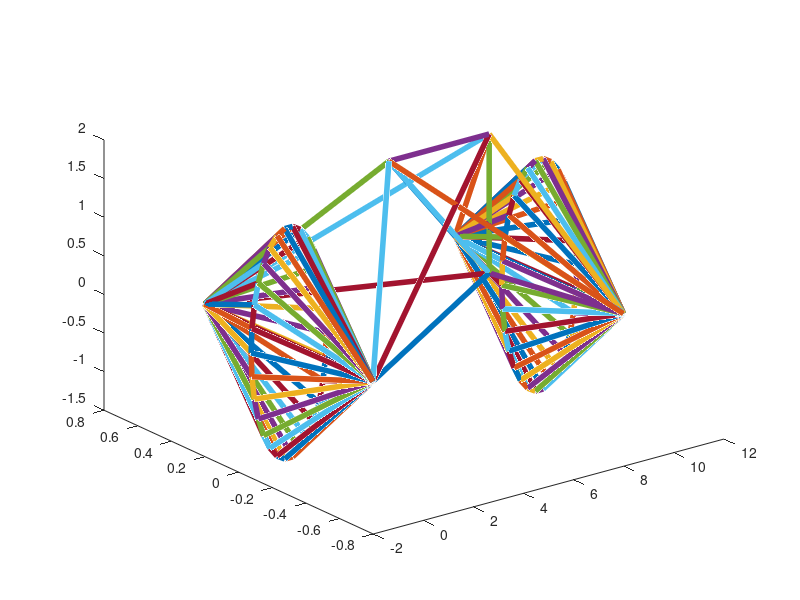

Source code (MATLAB): (Note: this script raises an error after producing the figure.)
close all; clear all; clc;
% building a bicycle

% physical parameters
L = 10;
LA = 4;
LBC = 2;
HAB = 2;
HC = 0.2;
n = 30; % number of nodes on rim
W = 1.0;
RW = 1.5;

% initialize arrays
num_nodes = 2*n + 7;
num_links = 6*n + 17;
jj = zeros(num_links,1);
kk = zeros(num_links,1);
X = zeros(num_nodes,3);

% making the nodes on the rims
for k = 1:n
    theta = 2*pi*k/n;
    X(k,:) = RW*[cos(theta), 0, sin(theta)];
    X(k+n,:) = X(k,:) + [L,0,0];
end

% naming indices for the different nodes
iA = 2*n + 1;
iB = 2*n + 2;
iC = 2*n + 3;
iD = 2*n + 4;
iDpr = 2*n + 5;
iE = 2*n + 6;
iEpr = 2*n + 7;

% setting the positions of the other nodes
X(iA,:) = [LA, 0, HAB];
X(iB,:) = [L-LBC, 0, HAB];
X(iC,:) = [L-LBC, 0, HC];
X(iD,:) = [0, -W/2, 0];
X(iDpr,:) = [0, W/2, 0];
X(iE,:) = [L, -W/2, 0];
X(iEpr,:) = [L, W/2, 0];

% naming indices for links
spokesD = 1:n;
spokesDpr = (n+1):2*n;
spokesE = (2*n+1):3*n;
spokesEpr = (3*n+1):4*n;
rimlinksD = (4*n+1):5*n;
rimlinksE = (5*n+1):6*n;
framelinks = (6*n+1):(6*n+15);
axels = (6*n+16):(6*n+17);

% links for spokes
jj(spokesD) = 1:n; kk(spokesD) = iD;
jj(spokesDpr) = 1:n; kk(spokesDpr) = iDpr;
jj(spokesE) = (n+1):2*n; kk(spokesE) = iE;
jj(spokesEpr) = (n+1):2*n; kk(spokesEpr) = iEpr;

% links for frame
jj(framelinks) = [iD iD iD iE iE iE iDpr iDpr iDpr iEpr iEpr iEpr iA iB iC];
kk(framelinks) = [iA iB iC iA iB iC iA iB iC iA iB iC iB iC iA];

% links for the rims
jj(rimlinksD) = [1:n]; kk(rimlinksD) = [2:n 1];
jj(rimlinksE) = [n+1:2*n]; kk(rimlinksE) = [n+2:2*n n+1];

% links for the axels
jj(axels) = [iD iE]; kk(axels) = [iDpr iEpr];

figure(1);
x = [X(jj,1) X(kk,1)];
y = [X(jj,2) X(kk,2)];
z = [X(jj,3) X(kk,3)];
plot3(x',y',z','linewidth',4)

% make a movie
v = VideoWriter('test');
open(v);
num_angles = 500;
frames(num_angles) = struct('cdata',[],'colormap',[]);
for tt = 1:num_angles
    angle = tt*360/num_angles;
    plot3(x',y',z','linewidth',4)
    axis equal
    view(angle, 30);
    frame = getframe(gcf);
    frames(tt) = getframe;
    writeVideo(v,frame);
end
close(v);

